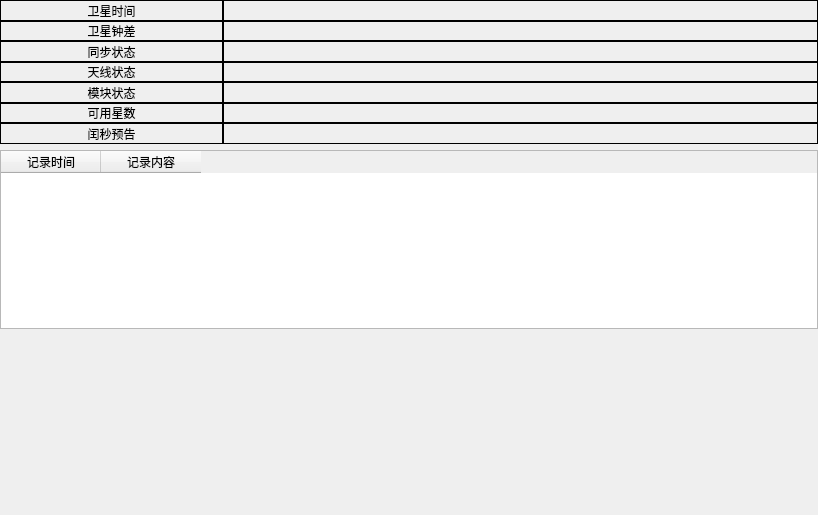
<?xml version="1.0" encoding="UTF-8"?>
<ui version="4.0">
 <class>ext_src_satellit</class>
 <widget class="QWidget" name="ext_src_satellit">
  <property name="geometry">
   <rect>
    <x>0</x>
    <y>0</y>
    <width>818</width>
    <height>515</height>
   </rect>
  </property>
  <property name="windowTitle">
   <string>Form</string>
  </property>
  <layout class="QGridLayout" name="gridLayout">
   <property name="leftMargin">
    <number>0</number>
   </property>
   <property name="topMargin">
    <number>0</number>
   </property>
   <property name="rightMargin">
    <number>0</number>
   </property>
   <property name="bottomMargin">
    <number>0</number>
   </property>
   <item row="0" column="0">
    <layout class="QVBoxLayout" name="verticalLayout_2" stretch="4,5,5">
     <item>
      <layout class="QVBoxLayout" name="verticalLayout">
       <property name="spacing">
        <number>0</number>
       </property>
       <item>
        <layout class="QHBoxLayout" name="horizontalLayout_2" stretch="3,8">
         <property name="spacing">
          <number>0</number>
         </property>
         <item>
          <widget class="QLabel" name="label_3">
           <property name="frameShape">
            <enum>QFrame::Box</enum>
           </property>
           <property name="text">
            <string>卫星时间</string>
           </property>
           <property name="alignment">
            <set>Qt::AlignCenter</set>
           </property>
          </widget>
         </item>
         <item>
          <widget class="QLabel" name="label_4">
           <property name="frameShape">
            <enum>QFrame::Box</enum>
           </property>
           <property name="text">
            <string/>
           </property>
          </widget>
         </item>
        </layout>
       </item>
       <item>
        <layout class="QHBoxLayout" name="horizontalLayout_3" stretch="3,8">
         <property name="spacing">
          <number>0</number>
         </property>
         <item>
          <widget class="QLabel" name="label_5">
           <property name="frameShape">
            <enum>QFrame::Box</enum>
           </property>
           <property name="text">
            <string>卫星钟差</string>
           </property>
           <property name="alignment">
            <set>Qt::AlignCenter</set>
           </property>
          </widget>
         </item>
         <item>
          <widget class="QLabel" name="label_6">
           <property name="frameShape">
            <enum>QFrame::Box</enum>
           </property>
           <property name="text">
            <string/>
           </property>
          </widget>
         </item>
        </layout>
       </item>
       <item>
        <layout class="QHBoxLayout" name="horizontalLayout" stretch="3,8">
         <property name="spacing">
          <number>0</number>
         </property>
         <item>
          <widget class="QLabel" name="label">
           <property name="frameShape">
            <enum>QFrame::Box</enum>
           </property>
           <property name="text">
            <string>同步状态</string>
           </property>
           <property name="alignment">
            <set>Qt::AlignCenter</set>
           </property>
          </widget>
         </item>
         <item>
          <widget class="QLabel" name="label_2">
           <property name="frameShape">
            <enum>QFrame::Box</enum>
           </property>
           <property name="text">
            <string/>
           </property>
          </widget>
         </item>
        </layout>
       </item>
       <item>
        <layout class="QHBoxLayout" name="horizontalLayout_4" stretch="3,8">
         <property name="spacing">
          <number>0</number>
         </property>
         <item>
          <widget class="QLabel" name="label_7">
           <property name="frameShape">
            <enum>QFrame::Box</enum>
           </property>
           <property name="text">
            <string>天线状态</string>
           </property>
           <property name="alignment">
            <set>Qt::AlignCenter</set>
           </property>
          </widget>
         </item>
         <item>
          <widget class="QLabel" name="label_8">
           <property name="frameShape">
            <enum>QFrame::Box</enum>
           </property>
           <property name="text">
            <string/>
           </property>
          </widget>
         </item>
        </layout>
       </item>
       <item>
        <layout class="QHBoxLayout" name="horizontalLayout_5" stretch="3,8">
         <property name="spacing">
          <number>0</number>
         </property>
         <item>
          <widget class="QLabel" name="label_9">
           <property name="frameShape">
            <enum>QFrame::Box</enum>
           </property>
           <property name="text">
            <string>模块状态</string>
           </property>
           <property name="alignment">
            <set>Qt::AlignCenter</set>
           </property>
          </widget>
         </item>
         <item>
          <widget class="QLabel" name="label_10">
           <property name="frameShape">
            <enum>QFrame::Box</enum>
           </property>
           <property name="text">
            <string/>
           </property>
          </widget>
         </item>
        </layout>
       </item>
       <item>
        <layout class="QHBoxLayout" name="horizontalLayout_6" stretch="3,8">
         <property name="spacing">
          <number>0</number>
         </property>
         <item>
          <widget class="QLabel" name="label_11">
           <property name="frameShape">
            <enum>QFrame::Box</enum>
           </property>
           <property name="text">
            <string>可用星数</string>
           </property>
           <property name="alignment">
            <set>Qt::AlignCenter</set>
           </property>
          </widget>
         </item>
         <item>
          <widget class="QLabel" name="label_12">
           <property name="frameShape">
            <enum>QFrame::Box</enum>
           </property>
           <property name="text">
            <string/>
           </property>
          </widget>
         </item>
        </layout>
       </item>
       <item>
        <layout class="QHBoxLayout" name="horizontalLayout_7" stretch="3,8">
         <property name="spacing">
          <number>0</number>
         </property>
         <item>
          <widget class="QLabel" name="label_13">
           <property name="frameShape">
            <enum>QFrame::Box</enum>
           </property>
           <property name="text">
            <string>闰秒预告</string>
           </property>
           <property name="alignment">
            <set>Qt::AlignCenter</set>
           </property>
          </widget>
         </item>
         <item>
          <widget class="QLabel" name="label_14">
           <property name="frameShape">
            <enum>QFrame::Box</enum>
           </property>
           <property name="text">
            <string/>
           </property>
          </widget>
         </item>
        </layout>
       </item>
      </layout>
     </item>
     <item>
      <widget class="QTableWidget" name="tableWidget_2">
       <property name="sizePolicy">
        <sizepolicy hsizetype="Preferred" vsizetype="Preferred">
         <horstretch>0</horstretch>
         <verstretch>0</verstretch>
        </sizepolicy>
       </property>
       <column>
        <property name="text">
         <string>   记录时间   </string>
        </property>
       </column>
       <column>
        <property name="text">
         <string>记录内容</string>
        </property>
       </column>
      </widget>
     </item>
     <item>
      <widget class="QwtPlot" name="qwtPlot">
       <property name="sizePolicy">
        <sizepolicy hsizetype="Preferred" vsizetype="Preferred">
         <horstretch>0</horstretch>
         <verstretch>0</verstretch>
        </sizepolicy>
       </property>
      </widget>
     </item>
    </layout>
   </item>
  </layout>
 </widget>
 <customwidgets>
  <customwidget>
   <class>QwtPlot</class>
   <extends>QFrame</extends>
   <header>qwt_plot.h</header>
  </customwidget>
 </customwidgets>
 <resources/>
 <connections/>
</ui>
